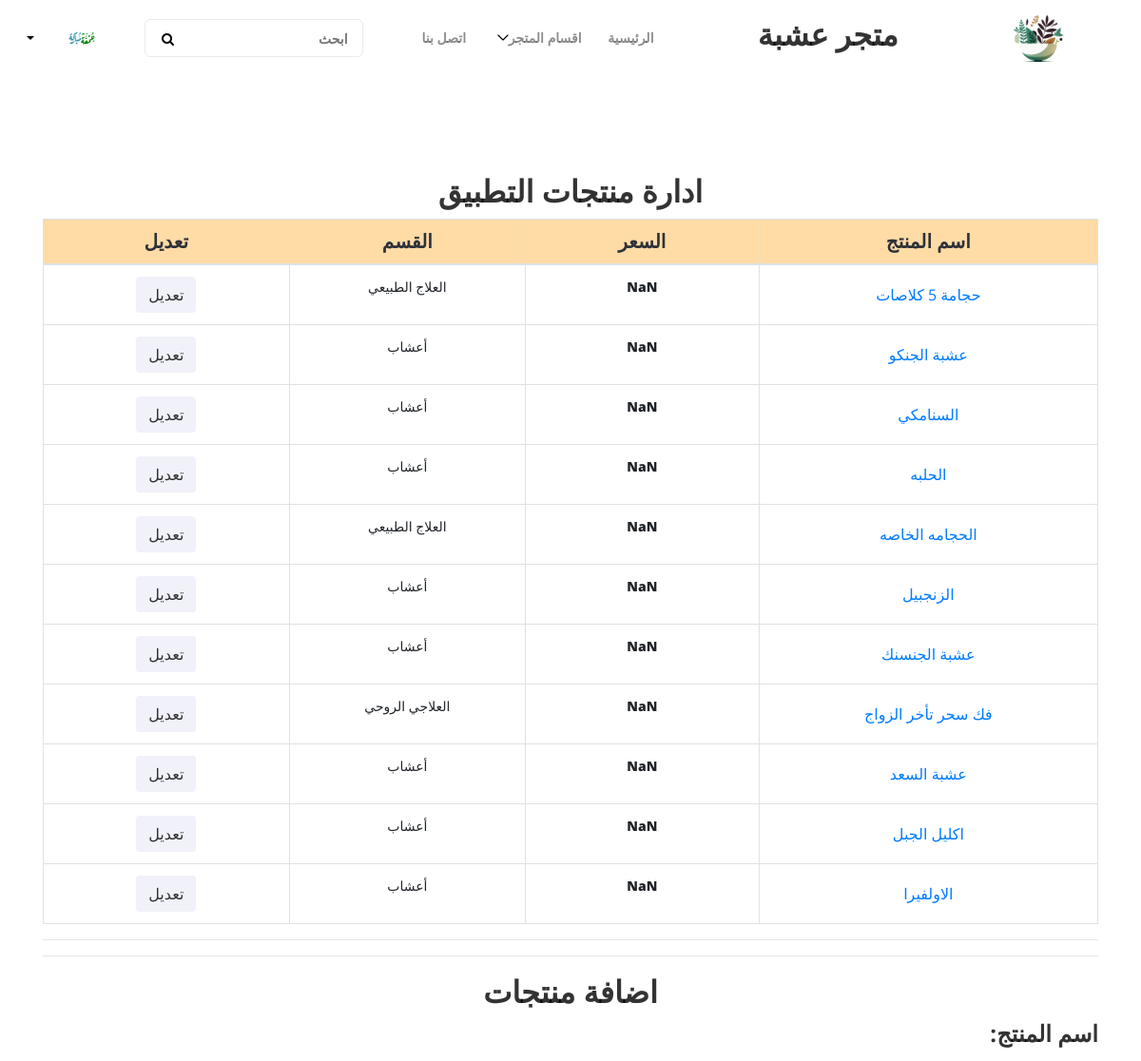
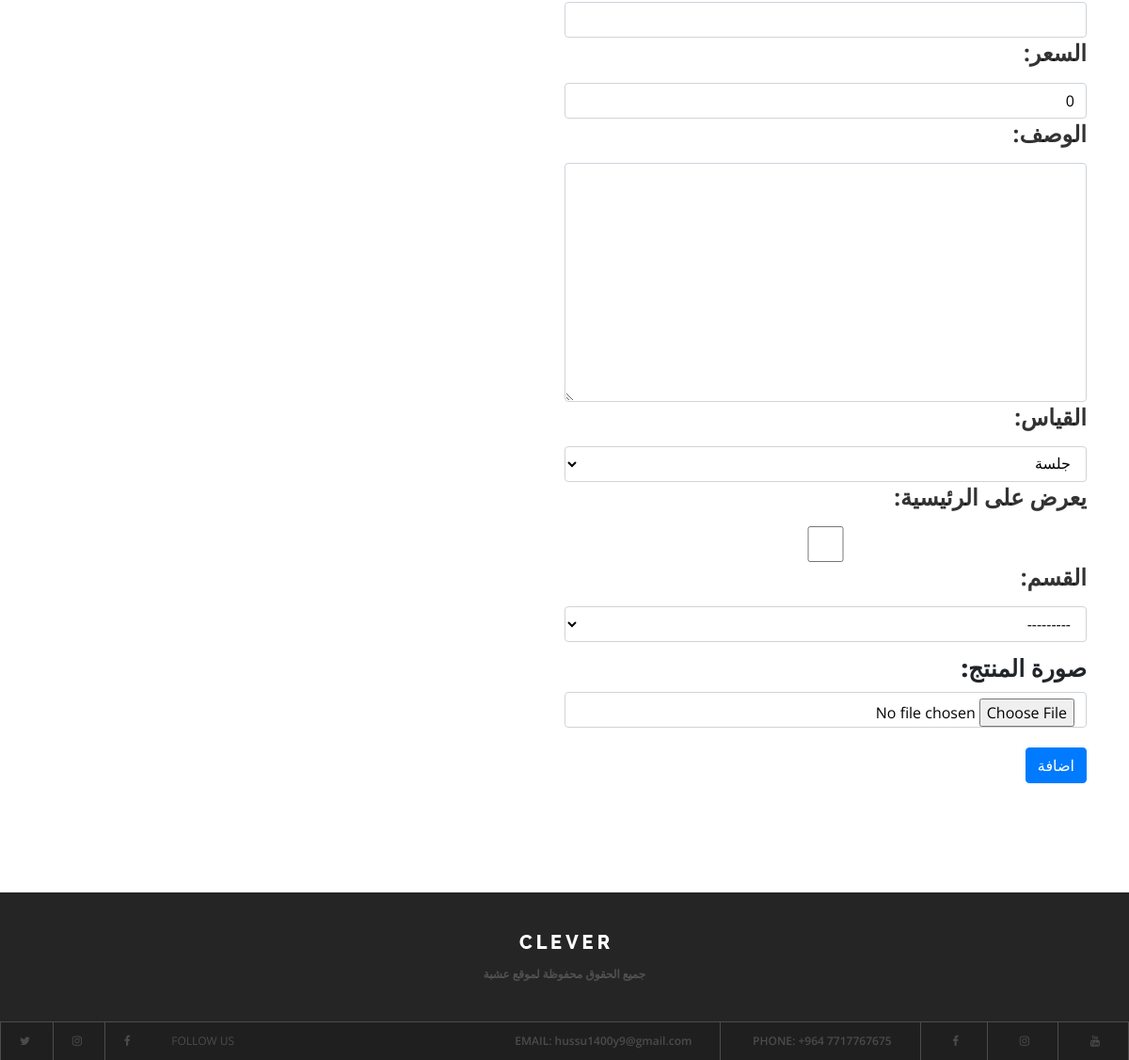
Screenshot of /prdmanage/ (signed in) with the database file from the repository (2 pictures, top to bottom).
### accounts/models.py (models this page shows, shortened)
class Profile(models.Model):
   user_id = models.OneToOneField(User, on_delete=models.CASCADE)
   phone = models.BigIntegerField(verbose_name='رقم الهاتف')
   img = models.ImageField(upload_to='media/usrimg/', default='media/usrimg/default.png', verbose_name='الصورة')

### products/models.py (models this page shows, shortened)
class Product(models.Model):
    prd_name = models.CharField(max_length=500, verbose_name="اسم المنتج")
    prd_price = models.IntegerField(verbose_name="السعر",default=0)
    description = models.CharField(max_length=1500,verbose_name="الوصف")
    img = models.ImageField( upload_to="media/prd/", default='media/prd/default.png', verbose_name="صورة المنتج")
    up_date = models.DateField(auto_now=False, auto_now_add=True,verbose_name="تاريخ الرفع")
    recommended = models.BooleanField(verbose_name="يعرض على الرئيسية")
    sold = models.BooleanField(verbose_name="مباع")
    unit=models.CharField(verbose_name="القياس",max_length=140,default="",choices=units)
    discount = models.IntegerField(verbose_name="الخصم", default=0)
    cat_id = models.ForeignKey(Category, on_delete=models.CASCADE,verbose_name="القسم",null=True)
    slug = models.SlugField(verbose_name="Slug",blank=True , null=True)
    total = models.FloatField(verbose_name="السعر الكلي",default=0)

class Category(models.Model):
    cat_name = models.CharField(max_length=150)
    def __str__(self):
        return self.cat_name

### products/views.py (the view)
# urls.py: path('prdmanage/', Prding, name="prding"),
def Prding(request):
    if request.user.is_authenticated:
        if request.user.is_staff:
            user = Profile.objects.get(user_id=request.user)
            prd = Product.objects.all()
            category = Category.objects.all()
            if request.method == "POST":
                pr = Products(data=request.POST)
                if pr.is_valid():
                    prr = pr.save(commit=False)
                    prr.img = request.FILES['img']
                    prr.sold = False
                    prr.save()
                    return redirect('prding')
            else:
                pr = Products()
            return render(request, 'prdmanage.html', {'cats': category, 'prds': prd, 'pr': pr, 'users': user})
        else:
            return redirect('home')
    else:
        return redirect('home')

### products/forms.py
class Products(forms.ModelForm):
     class Meta():
         model = Product
         fields = ('prd_name','prd_price','description','unit','recommended','cat_id')
         widgets = {
            'prd_name': forms.TextInput(attrs={'class': 'form-control'}),
            'prd_price': forms.TextInput(attrs={'class': 'form-control'}),
            'description': forms.Textarea(attrs={'class': 'form-control'}),
            'unit': forms.Select(attrs={'class': 'form-control'}),
            'recommended' : forms.CheckboxInput(attrs={'class': 'form-control'}),
            'cat_id' : forms.Select(attrs={'class': 'form-control'})
        }

### products/templates/prdmanage.html (shortened to what this page needs)
{% extends 'base.html' %}
                {% block container %}
<div class="container">
    <h2 class="text-center">ادارة منتجات التطبيق</h2>
    <table class="table table-bordered table-fit"  >
        <thead class="tab-menu-heading">
            <tr>
                <th class="text-center font-weight-bold" style="font-size:20px;background-color: #FFDBA6;white-space: nowrap;width: 1%;">اسم المنتج</th>
                <th class="text-center font-weight-bold" style="font-size:20px;background-color: #FFDBA6;white-space: nowrap;width: 1%;">السعر</th>
                <th class="text-center font-weight-bold" style="font-size:20px;background-color: #FFDBA6;white-space: nowrap;width: 1%;">القسم</th>
                <th class="text-center font-weight-bold" style="font-size:20px;background-color: #FFDBA6;white-space: pre-wrap;width: 1%;">تعديل</th>
            </tr>
        </thead>
        <tbody>
                      {% for prd in prds %}
            <tr>
                <td style="font-weight:800" class="text-center"><a class="btn btn-link" href="{% url 'editprd' prd.id %}">{{prd.prd_name}}</a></td>
                <td style="font-weight:800" class="text-center currency">{{prd.prd_price}}</td>
                <td style="height:50px;width:50px;" class="text-center">{{prd.cat_id.cat_name}}</td>
                <td style="height:50px;width:50px;" class="text-center"> <a class="btn btn-custom" href="/editprd/{{ prd.id }}">تعديل</a> </td>
                            </tr>
{% endfor %}
        </tbody>
    </table>
    <hr>
<hr>
<h2 class="text-center"> اضافة منتجات </h2>
    <form action="" method="POST" class="post-form" enctype="multipart/form-data" style="width:50%">
        <div class="form-group">
            {% for field in pr %}
                <span>
                    <h4 style="text-align: right;">
                        {{ field.label_tag }}
                    </h4>
               {{ field }}
                </span>
        {% endfor %}
        <label style="text-align: right;font-size:25px;font-weight:900;" class="form-label" for="customFile">صورة المنتج:</label>
        <input name="img" type="file" class="form-control" id="customFile" accept="image/*"/>
        <br>
        <button type="submit" class="btn btn-primary">اضافة</button>
    </form>
</div>
{% endblock container %}

### templates/base.html (shortened to what this page needs)
<!DOCTYPE html>
{% load static %}
<html dir="ltr">
<head>
    <link type="text/css" href="{% static 'css\style.css' %} " rel="stylesheet" />
    <link href="{% static 'style.css' %} " rel="stylesheet" />
</head>
<body  dir="rtl" style="text-align: right">
    <header class="header-area">
        <div class="clever-main-menu">
            <div class="classy-nav-container breakpoint-off">
                <nav class="classy-navbar justify-content-between" id="cleverNav">
                    <a class="nav-brand" href="{% url 'home' %}"><img src="{% static 'img/core-img/122.png' %}" alt=""  width=100px></a>
<H2 class="navbar-expand-md">متجر عشبة</H2>
                    <div class="classy-menu">
                        <div class="classynav">
                            <ul>
                                <li><a href="{% url 'home' %}">الرئيسية</a></li>
                                <li><a href="#" >اقسام المتجر</a>
                                </li>
                                <li><a href="{% url 'home' %}">اتصل بنا</a></li>
                            </ul>
                            {% block search %}
                                <div class="search-area">
                                <form action="#" method="post">
                                    <input type="search" name="search" id="search" placeholder="ابحث">
                                    <button type="submit"><i class="fa fa-search" aria-hidden="true"></i></button>
                                </form>
                            </div>
{% endblock search %}
							{% if request.user.is_authenticated %}
							<div class="login-state d-flex align-items-center">
                                <div class=" ">
                                    <img class="avatar" src="{{users.img.url}}" alt="">
                                </div>
                                <div class="user-name mr-30">
                                    <div class="dropdown">
                                        <a class="dropdown-toggle" href="#" role="button" id="userName" data-toggle="dropdown" aria-haspopup="true" aria-expanded="false">{{users.user_id.first_name}}</a>
                                    </div>
                                </div>
							</div>
							{% else %}
							<div class="register-login-area">
                                <a href="{% url 'reg' %}" class="btn">تسجيل</a>
								<a href="{% url 'login' %}" class="btn active">تسجيل الدخول</a>
                            </div>
							{% endif %}
						</div>
                    </div>
                </nav>
            </div>
        </div>
    </header>
    <section class="popular-courses-area section-padding-100">
		{% block container %}
		{% endblock container %}
    </section>
    <footer class="footer-area">
        <div class="top-footer-area">
            <div class="container">
                <div class="row">
                    <div class="col-12">
                        <div class="footer-logo">
                            <a href="index.html"><img src="img/core-img/logo2.png" alt=""></a>
                        </div>
                        <p><a href="#">
<a href="{% url 'home' %}" >جميع الحقوق محفوظة لموقع عشبة  </a>
</p>
                    </div>
                </div>
            </div>
        </div>
        <div class="bottom-footer-area d-flex justify-content-between align-items-center">
            <div class="contact-info">
                <a href="https://www.youtube.com/@hussu1400"><i class="fa fa-youtube" aria-hidden="true"></i></a>
                 <a href="#"><i class="fa fa-instagram" aria-hidden="true"></i></a>
                <a href="https://www.facebook.com/marks.aliakbar"><i class="fa fa-facebook" aria-hidden="true"></i></a>
                <a href="#"><span>Phone:</span> +964 7717767675</a>
                <a href="#"><span>Email:</span> hussu1400y9@gmail.com</a>
            </div>
            <div class="follow-us">
                <span>Follow us</span>
                <a href="#"><i class="fa fa-facebook" aria-hidden="true"></i></a>
                <a href="#"><i class="fa fa-instagram" aria-hidden="true"></i></a>
                <a href="#"><i class="fa fa-twitter" aria-hidden="true"></i></a>
            </div>
        </div>
    </footer>
</body>
</html>

### static/style.css (style rules this page uses)
* { margin: 0; padding: 0; }
body { font-family: "Open Sans", sans-serif; font-size: 14px; font-weight: 400; }
h1, h2, h3, h4, h5, h6 { color: rgba(0, 0, 0, 0.8); line-height: 1.3; font-weight: 700; }
p { font-family: "Raleway", sans-serif; color: #5a5a5a; font-size: 14px; line-height: 1.8; font-weight: 400; }
a, a:hover, a:focus { -webkit-transition-duration: 500ms; transition-duration: 500ms; text-decoration: none; outline: 0 solid transparent; color: rgba(0, 0, 0, 0.8); font-weight: 600; font-size: 14px; }
ul, ol { margin: 0; }
ul li, ol li { list-style: none; }
img { height: auto; max-width: 100%; }
.mr-30 { margin-right: 30px !important; }
.section-padding-100 { padding-top: 100px; padding-bottom: 100px; }
.header-area { position: relative; z-index: 200; }
.clever-main-menu { position: relative; z-index: 1; width: 100%; height: 80px; }
.clever-main-menu .classy-navbar { height: 80px; }
.clever-main-menu .classynav ul li a { color: rgba(0, 0, 0, 0.45); font-weight: 600; }
.clever-main-menu .search-area { position: relative; z-index: 1; }
.clever-main-menu .search-area form { position: relative; z-index: 10; width: 230px; height: 40px; margin: 0 50px; }
.clever-main-menu .search-area form input { width: 100%; height: 40px; border-radius: 6px; border: 1px solid #ebebeb; padding: 0 15px 0 50px; font-size: 14px; color: rgba(0, 0, 0, 0.35); font-weight: 600; -webkit-transition-duration: 500ms; transition-duration: 500ms; }
.clever-main-menu .search-area form button { position: absolute; width: 50px; height: 40px; background-color: transparent; top: 0; left: 0; z-index: 10; border: none; text-align: center; cursor: pointer; outline: none; }
.login-state { position: relative; z-index: 1; }
.login-state .user-name .dropdown .dropdown-toggle { font-size: 14px; font-weight: 700; color: #000; }
.popular-courses-area { position: relative; z-index: 1; background-repeat: repeat; }
.top-footer-area { position: relative; z-index: 1; background-color: #252525; padding: 40px 0; text-align: center; border-bottom: 1px solid #4c4c4c; }
.top-footer-area .footer-logo { display: block; margin-bottom: 15px; }
.top-footer-area p { margin-bottom: 0; font-size: 12px; color: rgba(255, 255, 255, 0.2); font-family: "Open Sans", sans-serif; }
.top-footer-area p a { color: rgba(255, 255, 255, 0.2); font-size: 12px; font-family: "Open Sans", sans-serif; }
.bottom-footer-area { position: relative; z-index: 1; width: 100%; height: 40px; background-color: #1f1f1f; }
.bottom-footer-area .contact-info { position: relative; z-index: 1; }
.bottom-footer-area .contact-info a { display: inline-block; height: 40px; padding: 0 30px; line-height: 40px; color: rgba(255, 255, 255, 0.2); font-size: 12px; border-right: 1px solid #4c4c4c; }
.bottom-footer-area .contact-info a span { text-transform: uppercase; }
.bottom-footer-area .follow-us { position: relative; z-index: 1; }
.bottom-footer-area .follow-us span { display: inline-block; height: 40px; padding: 0 20px; line-height: 40px; color: rgba(255, 255, 255, 0.2); font-size: 12px; text-transform: uppercase; }
.bottom-footer-area .follow-us a { display: inline-block; height: 40px; padding: 0 20px; line-height: 40px; color: rgba(255, 255, 255, 0.2); font-size: 12px; border-left: 1px solid #4c4c4c; }

### rows the page displays
Profile: img (picture)
Product: prd_name "حجامة 5 كلاصات", cat_id.cat_name "العلاج الطبيعي"
Product: prd_name "عشبة الجنكو", cat_id.cat_name "أعشاب"
Product: prd_name "السنامكي", cat_id.cat_name "أعشاب"
Product: prd_name "الحلبه", cat_id.cat_name "أعشاب"
Product: prd_name "الحجامه الخاصه", cat_id.cat_name "العلاج الطبيعي"
Product: prd_name "الزنجبيل", cat_id.cat_name "أعشاب"
Product: prd_name "عشبة الجنسنك", cat_id.cat_name "أعشاب"
Product: prd_name "فك سحر تأخر الزواج", cat_id.cat_name "العلاجي الروحي"
Product: prd_name "عشبة السعد", cat_id.cat_name "أعشاب"
Product: prd_name "اكليل الجبل", cat_id.cat_name "أعشاب"
Product: prd_name "الاولفيرا", cat_id.cat_name "أعشاب"

### other values shown
{{ field.label_tag }} "اسم المنتج:" "السعر:" "الوصف:" "القياس:" "يعرض على الرئيسية:" "القسم:"
